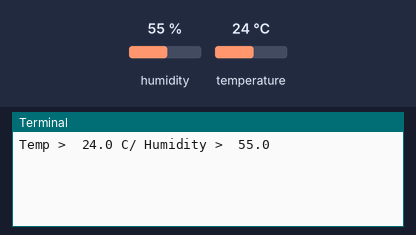
A program run on a simulated Raspberry Pi (BCM pin numbers). On the bench: the last lines printed to the terminal. The inputs (shaded band) are chosen by the test bench; at power-on: humidity 55 %, temperature 24 °C.

Above: at 1.2 s.
1.3 s: humidity set to 22 %
At 2.9 s:
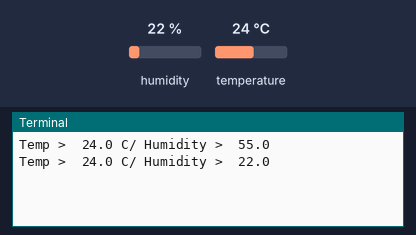
3.4 s: temperature set to 12 °C
At 4.8 s:
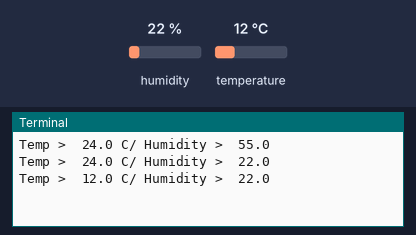
5.5 s: humidity set to 40 %
At 7.9 s:
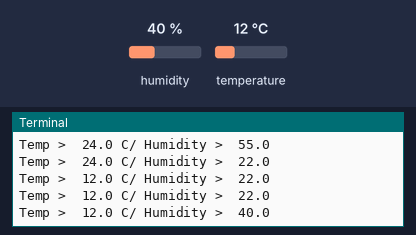
Timing chart, 0 to 9.4 s (numbered marks = the images above; inputs shaded):
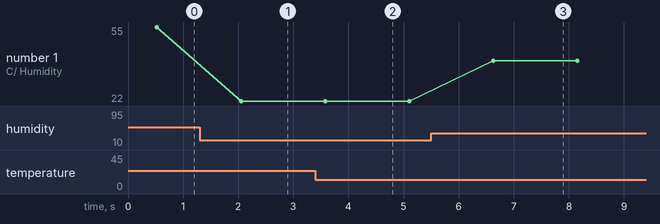

Measured:
- after the input at 1.3 s, the terminal: prints a new line after 0.75 s (image 1)
- after the input at 3.4 s, the terminal: prints a new line after 0.18 s (image 2)
- after the input at 5.5 s, the terminal: prints a new line after 1.1 s (image 3)
- plotted number 1: 55 → 22 after the input at 1.3 s, 22 → 40 after the input at 5.5 s

The program:

gpio_main11.py
```python
import Adafruit_DHT as dht
import time

sensor = dht.DHT11
PIN = 4 #GPIO.BCM mode -> 초기화 불필요

try :
    while True:
        (humid, temp) = dht.read_retry(sensor, PIN) # 튜플 형식으로 받음
        if humid is not None and temp is not None :
            print(f'Temp > {temp: .1f} C/ Humidity > {humid : .1f}')
        else :
            print('Sensor error!')

        time.sleep(1.0)  # 1 second delay

except KeyboardInterrupt:
    print('End of program')
```
